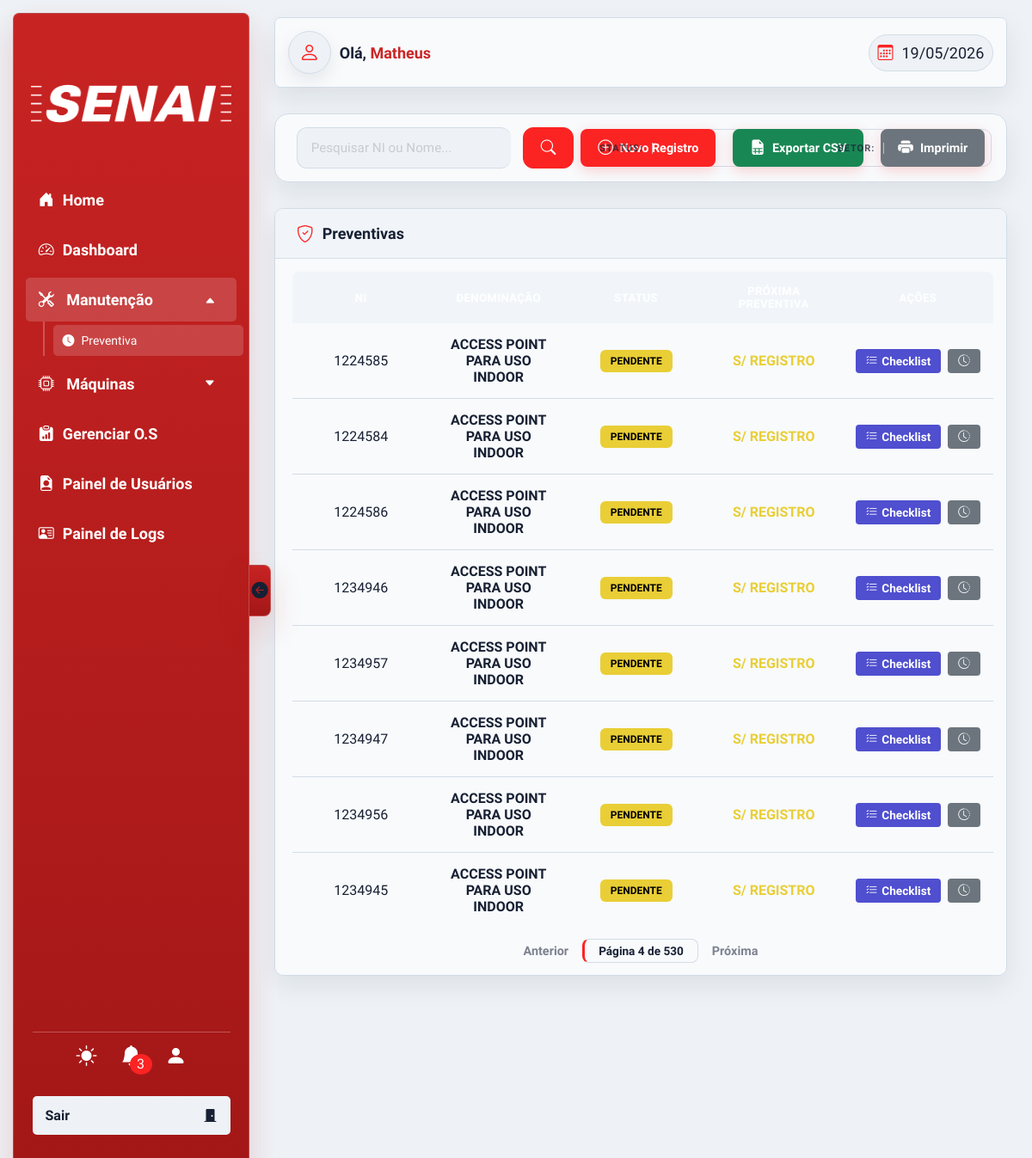
/php/views/preventiva.php?&page=4 (signed in), run on the app's committed database.
### tables this page shows
CREATE TABLE `maquinas` (
  `id` int(11) NOT NULL,
  `denominacao` varchar(255) NOT NULL,
  `marca` varchar(255) DEFAULT NULL,
  `modelo` varchar(255) DEFAULT NULL,
  `numero_identificacao` varchar(100) DEFAULT NULL,
  `tipomaquina_id` int(11) DEFAULT NULL,
  `ano_fabricacao` int(11) DEFAULT NULL,
  `setor` varchar(100) DEFAULT NULL,
  `criado_em` datetime DEFAULT current_timestamp(),
  `data_proxima_manutencao` date DEFAULT NULL
);

### php/views/preventiva.php (the view, shortened to what this page needs)
<?php
require __DIR__ . '/../configs/conexao.php';
function calcularStatusArray($lastDate, $intervalo)
{
    if (!$lastDate) {
        return ['status' => 'PENDENTE', 'class' => 'warning', 'label' => 'PENDENTE', 'data' => 'S/ REGISTRO'];
    }
}
$busca_atual = isset($_GET['search']) ? trim($_GET['search']) : '';
$status_atual = isset($_GET['filtro-status']) ? $_GET['filtro-status'] : 'todos';
$filtro_setor = isset($_GET['filtro-setor']) ? trim($_GET['filtro-setor']) : '';
$pagina_atual = isset($_GET['page']) ? (int)$_GET['page'] : 1;
$limite = 8;
$setores_lista = [];
$r = $conn->query("SELECT DISTINCT setor FROM maquinas WHERE setor IS NOT NULL AND setor != '' ORDER BY setor ASC");
if ($r) { while ($row = $r->fetch_assoc()) $setores_lista[] = $row['setor']; }
$sql = "
    SELECT
        m.*,
        (SELECT MAX(data_realizada) FROM historico_manutencao WHERE maquina_id = m.id) as ultima,
        (SELECT MIN(
            CASE
                WHEN frequencia = 'diario' THEN 1
                WHEN frequencia = 'semanal' THEN 7
                WHEN frequencia = 'quinzenal' THEN 15
                WHEN frequencia = 'mensal' THEN 30
                WHEN frequencia = 'trimestral' THEN 90
                WHEN frequencia = 'semestral' THEN 180
                WHEN frequencia = 'anual' THEN 365
                ELSE 30
            END
        ) FROM checklist_itens WHERE maquina_id = m.id) as intervalo
    FROM maquinas m
    ORDER BY m.denominacao ASC
";
$resMaquinas = $conn->query($sql);
$maquinas_filtradas = [];
if ($resMaquinas && $resMaquinas->num_rows > 0) {
    while ($maquina = $resMaquinas->fetch_assoc()) {
        $dataStatus = calcularStatusArray($maquina['ultima'], $maquina['intervalo']);
        $maquina['dataStatus'] = $dataStatus;
        $maquinas_filtradas[] = $maquina;
    }
}
$total_registros = count($maquinas_filtradas);
$total_paginas = ceil($total_registros / $limite);
$offset = ($pagina_atual - 1) * $limite;
$maquinas_paginadas = array_slice($maquinas_filtradas, $offset, $limite);
?>
<!DOCTYPE html>
<html lang="pt-br">
<head>
    <link rel="stylesheet" href="../../css/style.css">
    <link rel="stylesheet" href="../../css/nav.css">
    <link rel="stylesheet" href="../../css/header.css">
    <link rel="stylesheet" href="../../css/modal.css">
    <link rel="stylesheet" href="../../css/global.css">
    <link rel="stylesheet" href="https://cdn.jsdelivr.net/npm/bootstrap-icons@1.13.1/font/bootstrap-icons.min.css">
</head>
<body>
    <?php require __DIR__ . '/../components/nav.php'; ?>
    <section class="sec-main">
        <?php require __DIR__ . '/../components/header.php'; ?>
        <div class="page-actions-bar">
            <form action="" method="GET" class="page-search-form">
                <div class="page-search-box <?php echo $busca_atual ? 'has-content' : ''; ?>">
                    <input type="text" name="search" id="pesquisa" value="<?php echo htmlspecialchars($busca_atual); ?>" placeholder="Pesquisar NI ou Nome...">
                </div>
                <button type="submit" class="btn-search"><i class="bi bi-search"></i></button>
                <div class="page-filter-box">
                    <label for="filtro-status-prev">Status:</label>
                    <select id="filtro-status-prev" name="filtro-status" onchange="this.form.submit()">
                        <option value="todos" <?php echo $status_atual == 'todos' ? 'selected' : ''; ?>>Todos</option>
                    </select>
                </div>
                <?php if (!empty($setores_lista)): ?>
                <div class="page-filter-box">
                    <label>Setor:</label>
                </div>
                <?php endif; ?>
            </form>
            <button class="btn-page-action" onclick="showModal('preventiva')"><i class="bi bi-plus-circle"></i> Novo Registro</button>
            <button class="btn-page-action" style="background: #198754;" onclick="exportarCSV()"><i class="bi bi-file-earmark-spreadsheet-fill"></i> Exportar CSV</button>
            <button class="btn-page-action" style="background: #6c757d;" onclick="imprimirRelatorio()"><i class="bi bi-printer-fill"></i> Imprimir</button>
        </div>
        <div class="tabela-bg2">
            <div class="tabela-titulo"><i class="bi bi-shield-check"></i><h2>Preventivas</h2></div>
            <div class="tabela-wrapper">
                <table class="tabela-main">
                    <thead><tr><th>NI</th><th>Denominação</th><th>Status</th><th>Próxima Preventiva</th><th>Ações</th></tr></thead>
                    <tbody>
                        <?php foreach ($maquinas_paginadas as $maquina): $dataStatus = $maquina['dataStatus']; ?>
                            <tr>
                                <td><?php echo htmlspecialchars($maquina['numero_identificacao']); ?></td>
                                <td><strong><?php echo htmlspecialchars($maquina['denominacao']); ?></strong></td>
                                <td><span class="badge-status bg-<?php echo $dataStatus['class']; ?>"><?php echo $dataStatus['label']; ?></span></td>
                                <td><b class="text-<?php echo $dataStatus['class']; ?>"><?php echo $dataStatus['data']; ?></b></td>
                                <td>
                                    <div style="display: flex; gap: 8px; justify-content: center;">
                                        <button class="btnAcao checklist" onclick="openChecklist('<?php echo addslashes($maquina['denominacao']); ?>', <?php echo $maquina['id']; ?>)"><i class="bi bi-list-check"></i> Checklist</button>
                                        <button class="btnAcao history" onclick="openHistory('<?php echo addslashes($maquina['denominacao']); ?>', <?php echo $maquina['id']; ?>)"><i class="bi bi-clock-history"></i></button>
                                    </div>
                                </td>
                            </tr>
                        <?php endforeach; ?>
                    </tbody>
                </table>
            </div>
            <?php
                $pag_params = http_build_query(array_filter([
                    'search' => $busca_atual,
                    'filtro-status' => $status_atual !== 'todos' ? $status_atual : '',
                    'filtro-setor' => $filtro_setor,
                ], fn($v) => $v !== ''));
            ?>
            <div class="page-pagination">
                <?php if ($pagina_atual > 1): ?><a href="?<?= $pag_params ?>&page=<?= $pagina_atual - 1 ?>" class="pag-btn">Anterior</a><?php endif; ?>
                <span class="pag-current">Página <?php echo $pagina_atual; ?> de <?php echo $total_paginas; ?></span>
                <?php if ($pagina_atual < $total_paginas): ?><a href="?<?= $pag_params ?>&page=<?= $pagina_atual + 1 ?>" class="pag-btn">Próxima</a><?php endif; ?>
            </div>
        </div>
    </section>
</body>
</html>

### css/modal.css (style rules this page uses)
.modal-notificacao .notificacao h6, h5, h4, h3, h2, h1 { color: var(--corDestaque); }

### css/global.css (style rules this page uses)
* { padding: 0; margin: 0; box-sizing: border-box; font-family: "TASA Orbiter", sans-serif; outline: none; }
body { width: 100%; height: 100vh; min-height: 100vh; background: var(--corFundo); animation: animacaoCoringa 0.4s forwards ease-in-out; overflow-x: hidden; }
.sec-main { transition: padding-left 0.3s ease; padding-left: 310px; padding-right: 20px; padding-top: 20px; padding-bottom: 40px; width: 100%; min-height: 100vh; display: flex; flex-direction: column; align-items: center; gap: 30px; }
:root { --text-4xl: 48px; --text-2xl: 24px; --text-xl: 20px; --text-lg: 18px; --text-base: 16px; --text-sm: 14px; --corBase: #fc2323; --corDestaque: #ca2525; --corEscura: #646464; --corBranca: #FFFFFF; --confirmar: oklch(76.5% 0.177 163.223); --confirmarHover: oklch(69.6% 0.17 162.48); --editar: oklch(74.6% 0.16 232.661); --editarHover: oklch(58.8% 0.158 241.966); --ferramentas: oklch(62.476% 0.25289 28.919); --ferramentasHover: oklch(59.123% 0.23572 27.395); --clipes: oklch(75% 0.183 55.934); --clipesHover: oklch(76.9% 0.188 70.08); --hoverTr: #cecccc34; --cinzafundo: #a1a1a1b6; --txtClaro: #FFF; --txtEscuro: #000000; --corLogin: rgb(219, 219, 219); --status-ok: rgb(38, 240, 65); --status-warning: rgb(233, 206, 54); --status-danger: red; --status-pereira: rgb(79, 79, 207); }
html[data-tema='claro'] { --corFundo: #eef2f6; --corFundo2: #f8fafc; --sombra: 0 12px 30px rgba(15, 23, 42, .08); --sombra2: 0 8px 20px rgba(15, 23, 42, .08); --corTxt2: #111827; --corTxt: #FFFFFF; --corTxt3: #172033; --corBordas: #d3dce7; --corBarra: #b91c1c; --hoverTr: rgba(185, 28, 28, .08); --cinzafundo: #e7edf4; }
html[data-tema='claro'] body { background: var(--corFundo); color: var(--corTxt3); }
html[data-tema='claro'] .div-header, html[data-tema='claro'] .tabela-bg, html[data-tema='claro'] .tabela-bg2, html[data-tema='claro'] .doc-card, html[data-tema='claro'] .doc-hero, html[data-tema='claro'] .welcome-box, html[data-tema='claro'] .modal-box, html[data-tema='claro'] .card-box-filho { border-color: var(--corBordas); box-shadow: var(--sombra); }
html[data-tema='claro'] table thead, html[data-tema='claro'] .tabela-titulo { background: #f1f5f9; }

### php/views/preventiva.php (style rules this page uses)
.tabela-main td { padding: 15px; text-align: center; border-bottom: 1px solid var(--corBordas); color: var(--corTxt3); }
.btnAcao { padding: 6px 12px; border-radius: 4px; border: none; color: white; cursor: pointer; transition: 0.2s; display: inline-flex; align-items: center; gap: 5px; font-size: 0.85rem; font-weight: 600; }
.btnAcao.checklist { background: var(--status-pereira, #4f4fcf); }
.btnAcao.history { background: #6c757d; }
.badge-status { padding: 6px 12px; border-radius: 6px; font-weight: 800; font-size: 0.75rem; display: inline-block; }
.bg-warning { background: var(--status-warning); color: #000; }
.text-warning { color: var(--status-warning); }

### data on the page
maquinas: numero_identificacao "1224585", denominacao "ACCESS POINT PARA USO INDOOR", label "PENDENTE", data "S/ REGISTRO"
maquinas: numero_identificacao "1224584", denominacao "ACCESS POINT PARA USO INDOOR", label "PENDENTE", data "S/ REGISTRO"
maquinas: numero_identificacao "1224586", denominacao "ACCESS POINT PARA USO INDOOR", label "PENDENTE", data "S/ REGISTRO"
maquinas: numero_identificacao "1234946", denominacao "ACCESS POINT PARA USO INDOOR", label "PENDENTE", data "S/ REGISTRO"
maquinas: numero_identificacao "1234947", denominacao "ACCESS POINT PARA USO INDOOR", label "PENDENTE", data "S/ REGISTRO"
maquinas: numero_identificacao "1234956", denominacao "ACCESS POINT PARA USO INDOOR", label "PENDENTE", data "S/ REGISTRO"
maquinas: numero_identificacao "1234945", denominacao "ACCESS POINT PARA USO INDOOR", label "PENDENTE", data "S/ REGISTRO"

### other printed values
$totalNoti "3"
$nome_usuario "Matheus"
$maquina['numero_identificacao'] "1234957"
$maquina['denominacao'] "ACCESS POINT PARA USO INDOOR"
$dataStatus['label'] "PENDENTE"
$dataStatus['data'] "S/ REGISTRO"
$pagina_atual "4"
$total_paginas "530"
